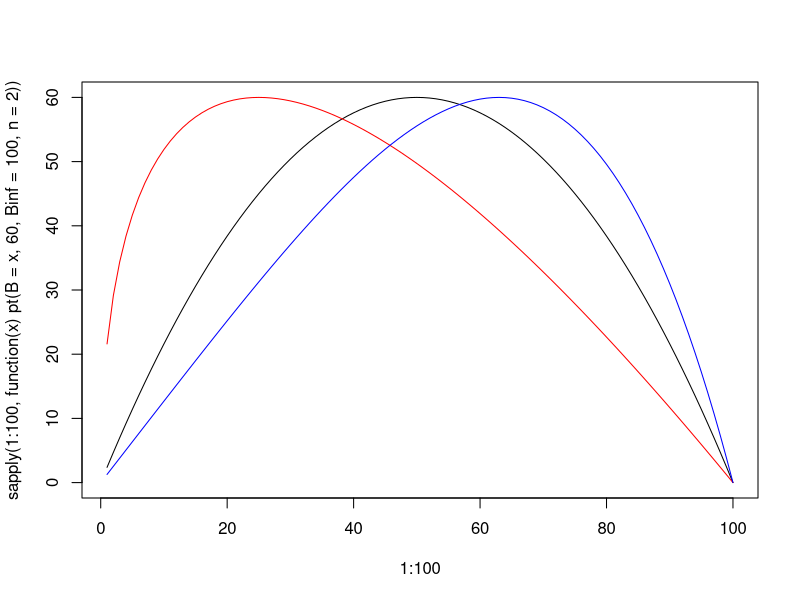
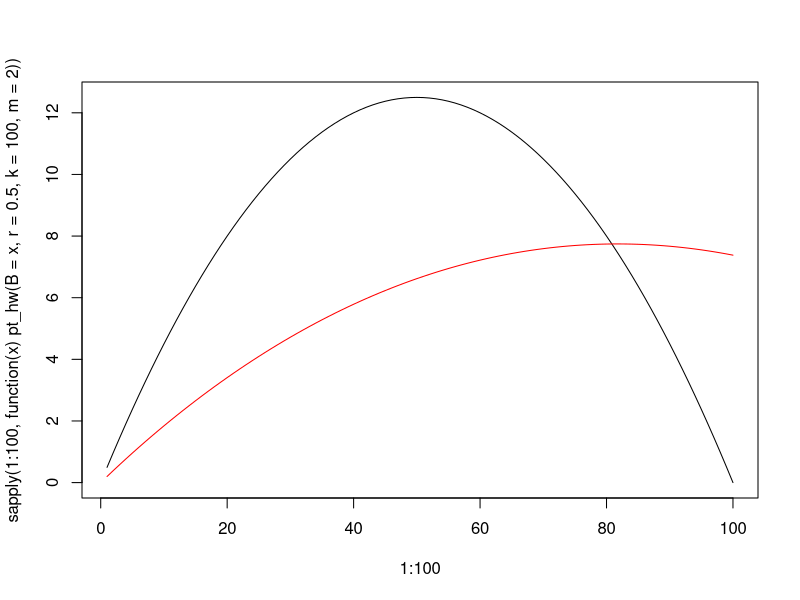
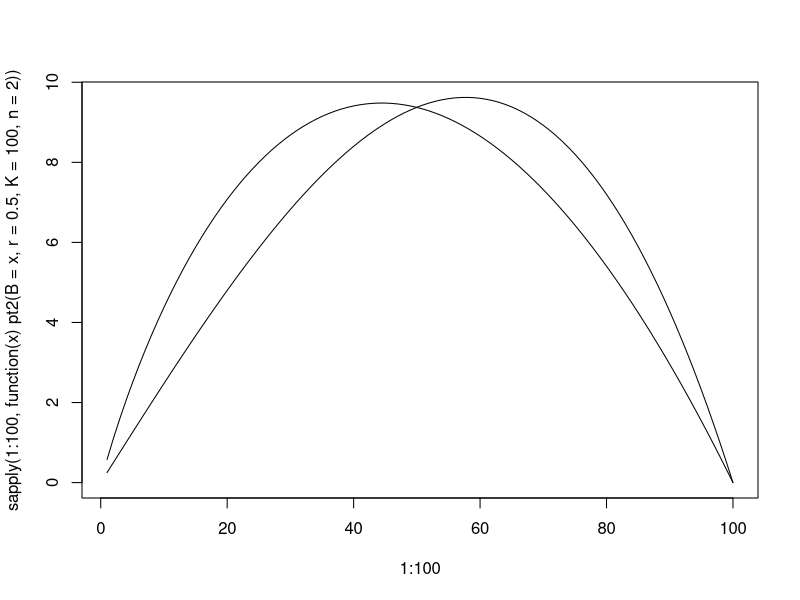
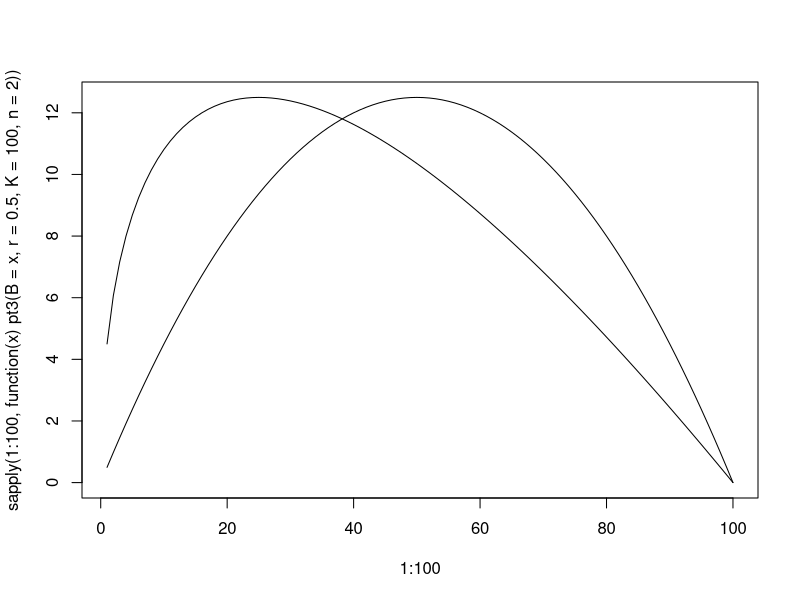

The R script that drew these images, in order:
# Fletcher, Q&D:
pt <- function(B, m, Binf, n) {
  gamma <- n ^(n / (n - 1)) / (n - 1)
  gamma * m * (B/Binf) - gamma * m * (B / Binf)^n
}

# H&W 8.4.4:
pt_hw <- function(B, r, k, m) {
  r * B - (r / k) * B^m
}

# https://www.sciencedirect.com/science/article/abs/pii/S0304380015002732
pt2 <- function(B, r, n, K) {
  (r / n) * B * (1 - (B / K)^n)
}

# https://slideplayer.com/slide/16152688/95/images/5/Pella-Tomlison+Surplus+Production+Model.jpg
pt3 <- function(B, r, n, K) {
  (r / (n - 1)) * B * (1 - (B / K)^(n - 1))
}

plot(1:100, sapply(1:100, function(x) pt(B = x, 60, Binf = 100, n = 2)), type = "l", col = "black")
lines(1:100, sapply(1:100, function(x) pt(B = x, 60, Binf = 100, n = 0.5)), col = "red")
lines(1:100, sapply(1:100, function(x) pt(B = x, 60, Binf = 100, n = 4)), col = "blue")
# :)

plot(1:100, sapply(1:100, function(x) pt_hw(B = x, r = 0.5, k = 100, m = 2)), type = "l", col = "black")
B <- 1:100
lines(B, sapply(B, function(x) pt_hw(B = x, r = 0.2, k = 100, m = 1.90)), type = "l", col = "red")
# :(

plot(1:100, sapply(1:100, function(x) pt2(B = x, r = 0.5, K = 100, n = 2)), type = "l", col = "black")
lines(1:100, sapply(1:100, function(x) pt2(B = x, r = 0.32, K = 100, n = 0.5)), type = "l", col = "black")
# :(

plot(1:100, sapply(1:100, function(x) pt3(B = x, r = 0.5, K = 100, n = 2)), type = "l", col = "black")
lines(1:100, sapply(1:100, function(x) pt3(B = x, r = 0.25, K = 100, n = 0.5)), type = "l", col = "black")
# :)
# note the need to change 'r'
